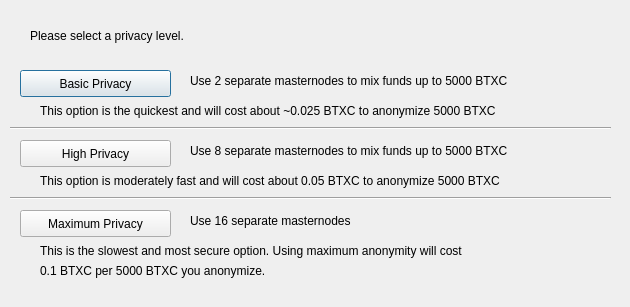
<?xml version="1.0" encoding="UTF-8"?>
<ui version="4.0">
 <class>ObfuscationConfig</class>
 <widget class="QDialog" name="ObfuscationConfig">
  <property name="geometry">
   <rect>
    <x>0</x>
    <y>0</y>
    <width>630</width>
    <height>307</height>
   </rect>
  </property>
  <property name="windowTitle">
   <string>Configure Obfuscation</string>
  </property>
  <widget class="QPushButton" name="buttonBasic">
   <property name="geometry">
    <rect>
     <x>20</x>
     <y>70</y>
     <width>151</width>
     <height>27</height>
    </rect>
   </property>
   <property name="text">
    <string>Basic Privacy</string>
   </property>
  </widget>
  <widget class="QPushButton" name="buttonHigh">
   <property name="geometry">
    <rect>
     <x>20</x>
     <y>140</y>
     <width>151</width>
     <height>27</height>
    </rect>
   </property>
   <property name="text">
    <string>High Privacy</string>
   </property>
  </widget>
  <widget class="QPushButton" name="buttonMax">
   <property name="geometry">
    <rect>
     <x>20</x>
     <y>210</y>
     <width>151</width>
     <height>27</height>
    </rect>
   </property>
   <property name="text">
    <string>Maximum Privacy</string>
   </property>
  </widget>
  <widget class="QLabel" name="label">
   <property name="geometry">
    <rect>
     <x>30</x>
     <y>20</y>
     <width>571</width>
     <height>31</height>
    </rect>
   </property>
   <property name="text">
    <string>Please select a privacy level.</string>
   </property>
  </widget>
  <widget class="QLabel" name="label_2">
   <property name="geometry">
    <rect>
     <x>190</x>
     <y>70</y>
     <width>421</width>
     <height>21</height>
    </rect>
   </property>
   <property name="text">
    <string>Use 2 separate masternodes to mix funds up to 5000 BTXC</string>
   </property>
  </widget>
  <widget class="QLabel" name="label_3">
   <property name="geometry">
    <rect>
     <x>190</x>
     <y>140</y>
     <width>411</width>
     <height>21</height>
    </rect>
   </property>
   <property name="text">
    <string>Use 8 separate masternodes to mix funds up to 5000 BTXC</string>
   </property>
  </widget>
  <widget class="QLabel" name="label_4">
   <property name="geometry">
    <rect>
     <x>190</x>
     <y>210</y>
     <width>421</width>
     <height>21</height>
    </rect>
   </property>
   <property name="text">
    <string>Use 16 separate masternodes</string>
   </property>
  </widget>
  <widget class="QLabel" name="label_6">
   <property name="geometry">
    <rect>
     <x>40</x>
     <y>100</y>
     <width>561</width>
     <height>21</height>
    </rect>
   </property>
   <property name="text">
    <string>This option is the quickest and will cost about ~0.025 BTXC to anonymize 5000 BTXC</string>
   </property>
  </widget>
  <widget class="QLabel" name="label_7">
   <property name="geometry">
    <rect>
     <x>40</x>
     <y>170</y>
     <width>561</width>
     <height>21</height>
    </rect>
   </property>
   <property name="text">
    <string>This option is moderately fast and will cost about 0.05 BTXC to anonymize 5000 BTXC</string>
   </property>
  </widget>
  <widget class="QLabel" name="label_8">
   <property name="geometry">
    <rect>
     <x>40</x>
     <y>240</y>
     <width>561</width>
     <height>21</height>
    </rect>
   </property>
   <property name="text">
    <string>This is the slowest and most secure option. Using maximum anonymity will cost</string>
   </property>
  </widget>
  <widget class="QLabel" name="label_9">
   <property name="geometry">
    <rect>
     <x>40</x>
     <y>260</y>
     <width>561</width>
     <height>21</height>
    </rect>
   </property>
   <property name="text">
    <string>0.1 BTXC per 5000 BTXC you anonymize.</string>
   </property>
  </widget>
  <widget class="Line" name="line">
   <property name="geometry">
    <rect>
     <x>10</x>
     <y>120</y>
     <width>601</width>
     <height>16</height>
    </rect>
   </property>
   <property name="orientation">
    <enum>Qt::Horizontal</enum>
   </property>
  </widget>
  <widget class="Line" name="line_2">
   <property name="geometry">
    <rect>
     <x>10</x>
     <y>190</y>
     <width>601</width>
     <height>16</height>
    </rect>
   </property>
   <property name="orientation">
    <enum>Qt::Horizontal</enum>
   </property>
  </widget>
 </widget>
 <resources/>
 <connections/>
</ui>
